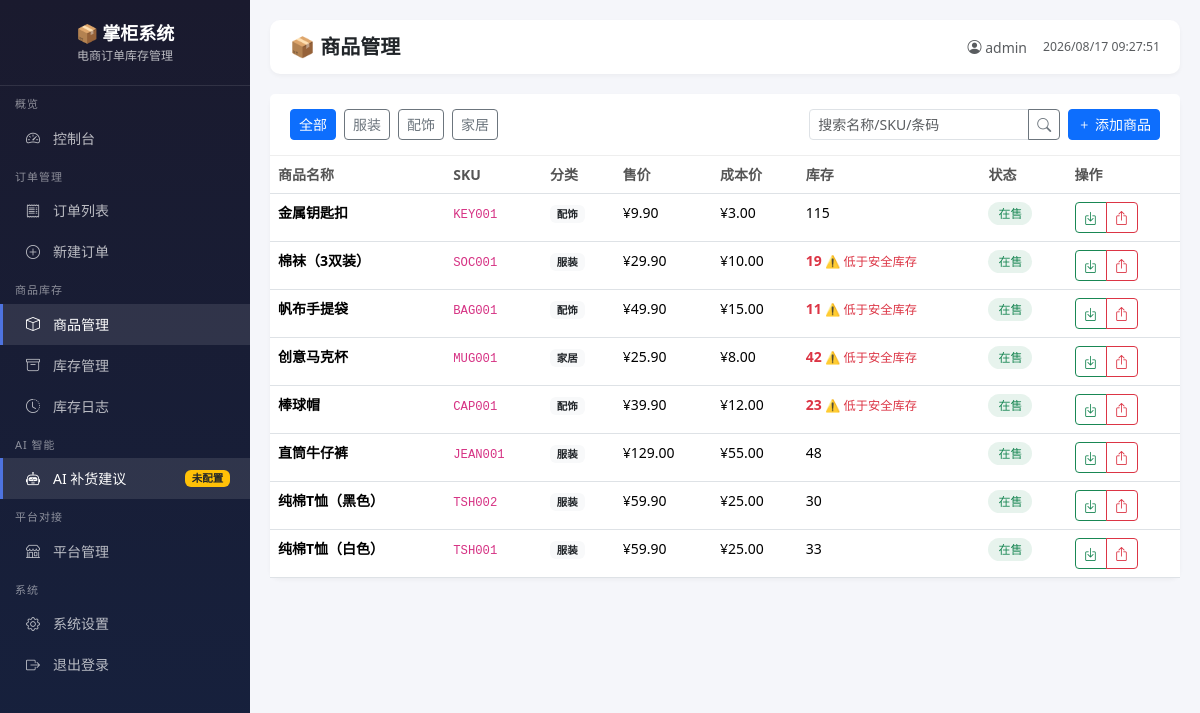
Screenshot of /products (signed in) with the database file from the repository.
### models.py (models this page shows, shortened)
class User(UserMixin, db.Model):
    __tablename__ = 'users'
    id = db.Column(db.Integer, primary_key=True)
    username = db.Column(db.String(80), unique=True, nullable=False)
    password_hash = db.Column(db.String(256), nullable=False)
    email = db.Column(db.String(120))
    shop_name = db.Column(db.String(200), default='我的店铺')
    created_at = db.Column(db.DateTime, default=datetime.utcnow)

class Product(db.Model):
    __tablename__ = 'products'
    id = db.Column(db.Integer, primary_key=True)
    sku = db.Column(db.String(100), unique=True, index=True)  # SKU编码
    name = db.Column(db.String(300), nullable=False)  # 商品名称
    barcode = db.Column(db.String(100))  # 条形码
    category = db.Column(db.String(100))  # 分类
    unit = db.Column(db.String(20), default='件')  # 单位
    cost_price = db.Column(db.Float, default=0)  # 成本价
    sell_price = db.Column(db.Float, default=0)  # 售价
    supplier = db.Column(db.String(200))  # 供应商
    min_stock = db.Column(db.Integer, default=10)  # 最低库存预警
    max_stock = db.Column(db.Integer, default=200)  # 最高库存
    image_url = db.Column(db.String(500))  # 商品图片
    status = db.Column(db.String(20), default='active')  # active/inactive
    created_at = db.Column(db.DateTime, default=datetime.utcnow)
    updated_at = db.Column(db.DateTime, default=datetime.utcnow, onupdate=datetime.utcnow)
    stocks = db.relationship('Stock', backref='product', lazy=True, cascade='all, delete-orphan')
    order_items = db.relationship('OrderItem', backref='product', lazy=True)

### routes/main_routes.py (the view, shortened to what this page needs)
@main_bp.route('/products')
@login_required
def product_list():
    category = request.args.get('category', '')
    keyword = request.args.get('keyword', '')
    page = int(request.args.get('page', 1))
    per_page = 20
    query = Product.query
    if category:
        query = query.filter(Product.category == category)
    products = query.order_by(Product.updated_at.desc()).paginate(
        page=page, per_page=per_page, error_out=False
    )
    categories = db.session.query(Product.category).distinct().all()
    categories = [c[0] for c in categories if c[0]]
    return render_template('products/list.html', products=products, categories=categories)

### templates/products/list.html (shortened to what this page needs)
{% extends "base.html" %}
{% block page_title %}📦 商品管理{% endblock %}
{% block content %}
<div class="card">
    <div class="card-header d-flex justify-content-between align-items-center flex-wrap gap-2">
        <div class="d-flex gap-2">
            <a href="{{ url_for('main.product_list') }}" class="btn btn-sm {% if not category %}btn-primary{% else %}btn-outline-secondary{% endif %}">全部</a>
            {% for c in categories %}
            <a href="{{ url_for('main.product_list') }}?category={{ c }}" class="btn btn-sm {% if category == c %}btn-primary{% else %}btn-outline-secondary{% endif %}">{{ c }}</a>
            {% endfor %}
        </div>
        <div class="d-flex gap-2">
            <form class="search-box" method="GET">
                <div class="input-group input-group-sm">
                    <input type="text" name="keyword" class="form-control" placeholder="搜索名称/SKU/条码" value="{{ keyword }}">
                    <button class="btn btn-outline-secondary" type="submit"><i class="bi bi-search"></i></button>
                </div>
            </form>
            <a href="{{ url_for('main.product_create') }}" class="btn btn-sm btn-primary">
                <i class="bi bi-plus"></i> 添加商品
            </a>
        </div>
    </div>
    <div class="card-body p-0">
        <div class="table-responsive">
            <table class="table table-hover mb-0">
                <thead>
                    <tr>
                        <th>商品名称</th>
                        <th>SKU</th>
                        <th>分类</th>
                        <th>售价</th>
                        <th>成本价</th>
                        <th>库存</th>
                        <th>状态</th>
                        <th>操作</th>
                    </tr>
                </thead>
                <tbody>
                    {% for p in products.items %}
                    <tr>
                        <td><strong>{{ p.name }}</strong></td>
                        <td><code>{{ p.sku or '-' }}</code></td>
                        <td><span class="badge bg-light text-dark">{{ p.category or '未分类' }}</span></td>
                        <td>¥{{ "%.2f"|format(p.sell_price) }}</td>
                        <td>¥{{ "%.2f"|format(p.cost_price) }}</td>
                        <td>
                            {% set total_qty = p.stocks|sum(attribute='quantity') %}
                            {% if total_qty <= p.min_stock %}
                            <span class="text-danger fw-bold">{{ total_qty }}</span>
                            <small class="text-danger">⚠️ 低于安全库存</small>
                            {% else %}
                            <span>{{ total_qty }}</span>
                            {% endif %}
                        </td>
                        <td>
                            {% if p.status == 'active' %}
                            <span class="status-badge bg-success bg-opacity-10 text-success">在售</span>
                            {% else %}
                            <span class="status-badge bg-secondary bg-opacity-10 text-secondary">下架</span>
                            {% endif %}
                        </td>
                        <td>
                            <div class="btn-group btn-group-sm">
                                <button class="btn btn-outline-success" onclick="addStock({{ p.id }}, '{{ p.name }}')" title="入库"><i class="bi bi-box-arrow-in-down"></i></button>
                                <button class="btn btn-outline-danger" onclick="deductStock({{ p.id }}, '{{ p.name }}')" title="出库"><i class="bi bi-box-arrow-up"></i></button>
                            </div>
                        </td>
                    </tr>
                    {% endfor %}
                </tbody>
            </table>
        </div>
    </div>
</div>
{% endblock %}

### templates/base.html (shortened to what this page needs)
<!DOCTYPE html>
<html lang="zh-CN" data-bs-theme="light">
<head>
    <link href="https://cdn.bootcdn.net/ajax/libs/bootstrap/5.3.3/css/bootstrap.min.css" rel="stylesheet">
    <link href="https://cdn.bootcdn.net/ajax/libs/bootstrap-icons/1.11.3/font/bootstrap-icons.min.css" rel="stylesheet">
</head>
<body>
    <nav class="sidebar">
        <div class="sidebar-brand">
            📦 掌柜系统
            <small>电商订单库存管理</small>
        </div>
        <div class="nav-section">概览</div>
        <a href="{{ url_for('main.dashboard') }}" class="nav-item {% if request.endpoint == 'main.dashboard' %}active{% endif %}">
            <i class="bi bi-speedometer2"></i> <span>控制台</span>
        </a>
        <div class="nav-section">订单管理</div>
        <a href="{{ url_for('main.order_list') }}" class="nav-item {% if request.endpoint and 'order' in request.endpoint %}active{% endif %}">
            <i class="bi bi-receipt"></i> <span>订单列表</span>
        </a>
        <a href="{{ url_for('main.order_create') }}" class="nav-item">
            <i class="bi bi-plus-circle"></i> <span>新建订单</span>
        </a>
        <div class="nav-section">商品库存</div>
        <a href="{{ url_for('main.product_list') }}" class="nav-item {% if request.endpoint and 'product' in request.endpoint %}active{% endif %}">
            <i class="bi bi-box"></i> <span>商品管理</span>
        </a>
        <a href="{{ url_for('main.inventory') }}" class="nav-item {% if request.endpoint and 'inventory' in request.endpoint %}active{% endif %}">
            <i class="bi bi-archive"></i> <span>库存管理</span>
        </a>
        <a href="{{ url_for('main.inventory_logs') }}" class="nav-item">
            <i class="bi bi-clock-history"></i> <span>库存日志</span>
        </a>
        <div class="nav-section">AI 智能</div>
        <a href="{{ url_for('main.ai_replenish') }}" class="nav-item {% if request.endpoint and 'ai' in request.endpoint %}active{% endif %}">
            <i class="bi bi-robot"></i> <span>AI 补货建议</span>
            {% if not ai_available %}<span class="badge bg-warning text-dark">未配置</span>{% endif %}
        </a>
        <div class="nav-section">平台对接</div>
        <a href="{{ url_for('main.platforms') }}" class="nav-item {% if request.endpoint and 'platform' in request.endpoint %}active{% endif %}">
            <i class="bi bi-shop"></i> <span>平台管理</span>
        </a>
        <div class="nav-section">系统</div>
        <a href="{{ url_for('main.settings') }}" class="nav-item {% if request.endpoint and 'setting' in request.endpoint %}active{% endif %}">
            <i class="bi bi-gear"></i> <span>系统设置</span>
        </a>
        <a href="{{ url_for('main.logout') }}" class="nav-item">
            <i class="bi bi-box-arrow-right"></i> <span>退出登录</span>
        </a>
    </nav>
    <div class="main-content">
        <div class="header">
            <h1 class="page-title">{% block page_title %}控制台{% endblock %}</h1>
            <div class="d-flex align-items-center gap-3">
                <span class="text-muted"><i class="bi bi-person-circle"></i> {{ current_user.username }}</span>
                <small class="text-muted" id="clock"></small>
            </div>
        </div>
        {% block content %}{% endblock %}
    </div>
</body>
</html>

### templates/base.html (style rules this page uses)
:root { --sidebar-width: 250px; --header-height: 60px; }
body { font-size: 14px; background-color: #f5f6fa; }
.sidebar { position: fixed; top: 0; left: 0; width: var(--sidebar-width); height: 100vh; background: linear-gradient(180deg, #1a1a2e 0%, #16213e 100%); color: #fff; z-index: 1000; overflow-y: auto; }
.sidebar-brand { padding: 20px; font-size: 18px; font-weight: bold; border-bottom: 1px solid rgba(255,255,255,0.1); text-align: center; }
.sidebar-brand small { font-size: 12px; opacity: 0.7; display: block; font-weight: normal; }
.sidebar .nav-section { padding: 10px 15px 5px; font-size: 11px; text-transform: uppercase; opacity: 0.5; letter-spacing: 1px; }
.sidebar .nav-item { padding: 10px 20px; color: rgba(255,255,255,0.7); text-decoration: none; display: flex; align-items: center; gap: 10px; transition: all 0.2s; border-left: 3px solid transparent; }
.sidebar .nav-item:hover, .sidebar .nav-item.active { background: rgba(255,255,255,0.1); color: #fff; border-left-color: #4e73df; }
.sidebar .nav-item i { width: 20px; text-align: center; }
.sidebar .nav-item .badge { margin-left: auto; }
.main-content { margin-left: var(--sidebar-width); padding: 20px; min-height: 100vh; }
.header { background: #fff; border-radius: 10px; padding: 15px 20px; margin-bottom: 20px; box-shadow: 0 2px 4px rgba(0,0,0,0.04); display: flex; justify-content: space-between; align-items: center; }
.header .page-title { font-size: 20px; font-weight: 600; margin: 0; }
.card { border: none; border-radius: 10px; box-shadow: 0 2px 4px rgba(0,0,0,0.04); margin-bottom: 20px; }
.card-header { background: #fff; border-bottom: 1px solid #eee; padding: 15px 20px; font-weight: 600; }
.table th { font-weight: 600; color: #555; border-top: none; }
.status-badge { padding: 3px 10px; border-radius: 20px; font-size: 12px; font-weight: 500; }
.search-box { max-width: 300px; }

### rows the page displays
User: username "admin"
Product: name "金属钥匙扣", sku "KEY001", category "配饰", sell_price "9.90", cost_price "3.00", total_qty "115", status "在售"
Product: name "棉袜（3双装）", sku "SOC001", category "服装", sell_price "29.90", cost_price "10.00", total_qty "19", status "在售"
Product: name "帆布手提袋", sku "BAG001", category "配饰", sell_price "49.90", cost_price "15.00", total_qty "11", status "在售"
Product: name "创意马克杯", sku "MUG001", category "家居", sell_price "25.90", cost_price "8.00", total_qty "42", status "在售"
Product: name "棒球帽", sku "CAP001", category "配饰", sell_price "39.90", cost_price "12.00", total_qty "23", status "在售"
Product: name "直筒牛仔裤", sku "JEAN001", category "服装", sell_price "129.00", cost_price "55.00", total_qty "48", status "在售"
Product: name "纯棉T恤（黑色）", sku "TSH002", category "服装", sell_price "59.90", cost_price "25.00", total_qty "30", status "在售"
Product: name "纯棉T恤（白色）", sku "TSH001", category "服装", sell_price "59.90", cost_price "25.00", total_qty "33", status "在售"

### other values shown
{{ c }} "服装" "配饰" "家居"
